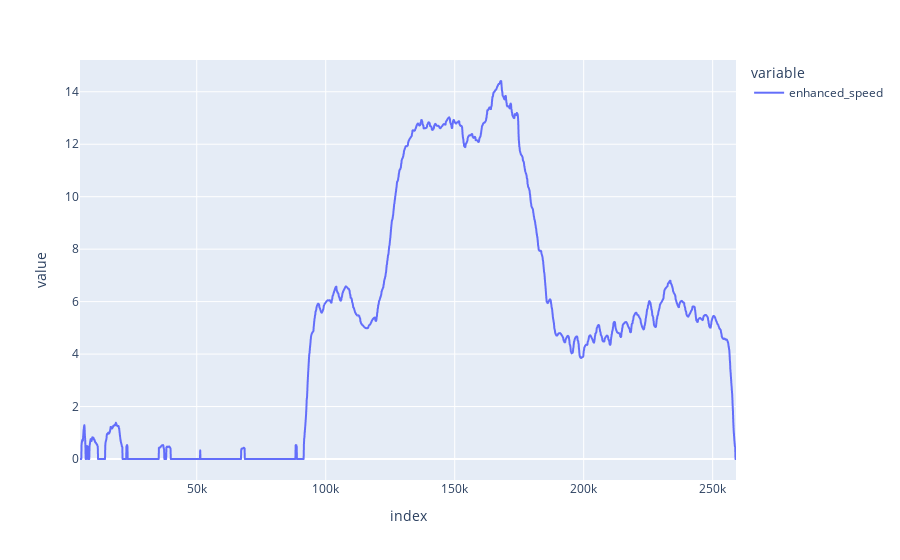

Notebook source saved alongside this figure:
### Code cell
px.line(gps_data.enhanced_speed)

### Figure 1 — Plotly figure (JSON) as saved in the notebook; plotly's stock layout.template omitted (floating-point values rounded to 4 significant figures; data arrays with more than 128 entries replaced by an {"elided": "..."} marker saying what was removed)
{"data": [{"hovertemplate": "variable=enhanced_speed<br>index=%{x}<br>value=%{y}<extra></extra>", "legendgroup": "enhanced_speed", "line": {"color": "#636efa", "dash": "solid"}, "marker": {"symbol": "circle"}, "mode": "lines", "name": "enhanced_speed", "showlegend": true, "type": "scattergl", "x": {"elided": "2544 int values"}, "xaxis": "x", "y": {"elided": "2544 float values"}, "yaxis": "y"}], "layout": {"legend": {"title": {"text": "variable"}, "tracegroupgap": 0}, "margin": {"t": 60}, "xaxis": {"anchor": "y", "domain": [0, 1], "title": {"text": "index"}}, "yaxis": {"anchor": "x", "domain": [0, 1], "title": {"text": "value"}}}}
